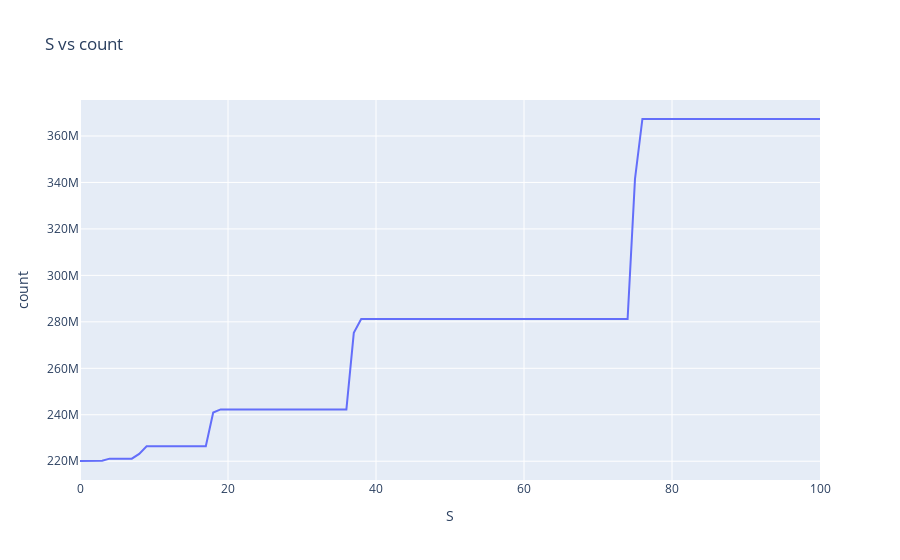

This figure's notebook cell:
### Code cell
import plotly.express as px

fig = px.line(data, x="S", y="count", title='S vs count')
fig.show()
